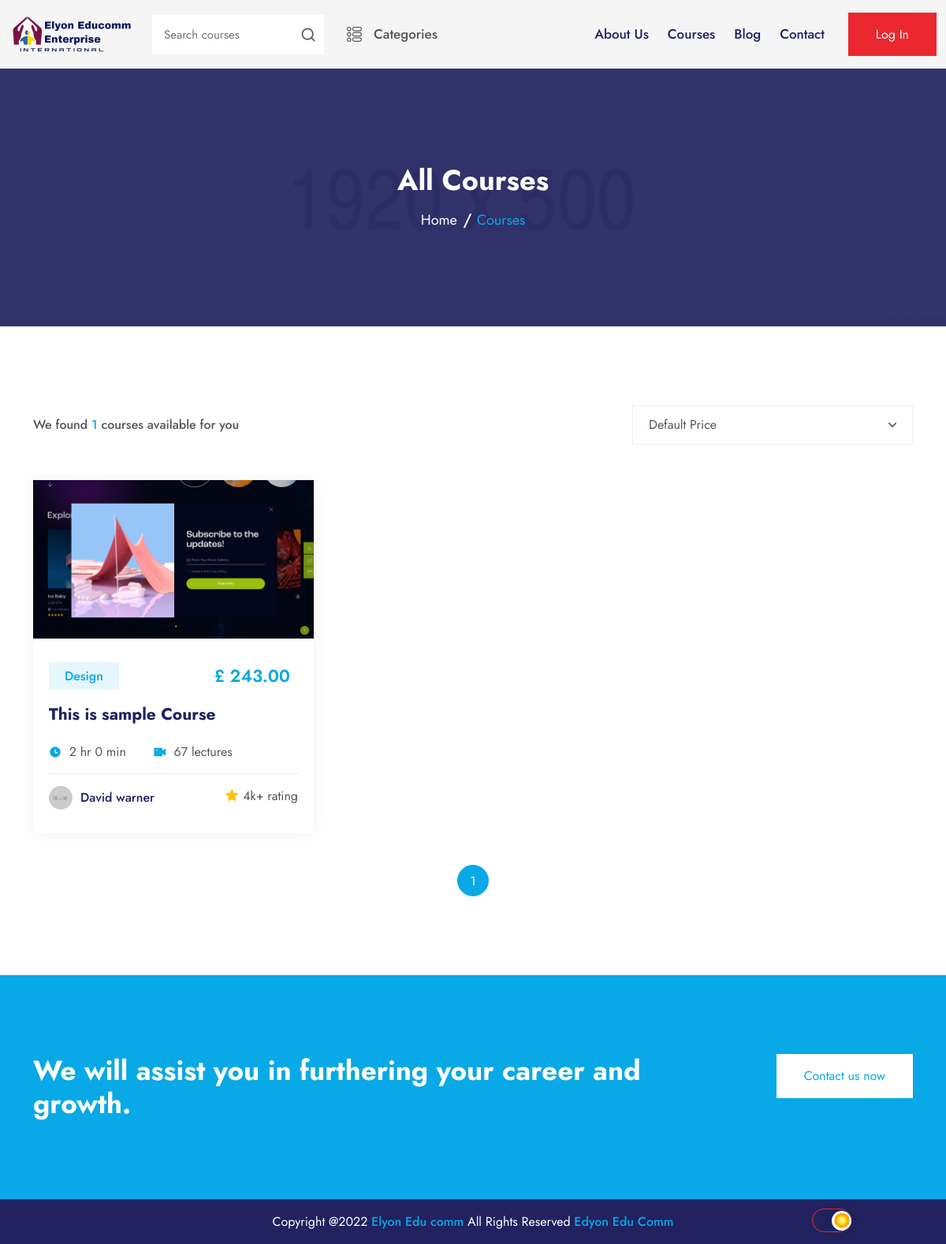
Screenshot of /course/ with the database file from the repository.
### course/models.py (models this page shows, shortened)
class Course(models.Model):
    title = models.CharField(max_length=500)
    category = models.ForeignKey('Category', null=True, blank=True, on_delete=models.SET_NULL)
    description = models.TextField()
    requirement = models.TextField()
    price = models.DecimalField(max_digits=6, decimal_places=2)
    rating = models.DecimalField(max_digits=6, decimal_places=2, null=True, blank=True)
    duration = models.IntegerField(default=0)
    courseImage = models.ImageField(null=False, blank=True)
    created_at = models.DateTimeField(auto_now_add=True)
    updated_at = models.DateTimeField(auto_now=True)
    @property
    def duration_hour(self):
        return int(self.duration / 60)
    @property
    def duration_min(self):
        return self.duration % 60

### course/views.py (the view)
# urls.py: path('', views.all_course, name='all_courses'),
def all_course(request):
    course_list = Course.objects.all()
    paginator = Paginator(course_list, 6)
    page = request.GET.get('page')
    total = course_list.count()
    try:
        courses = paginator.page(page)
    except PageNotAnInteger:
        courses = paginator.page(1)
    except EmptyPage:
        courses = paginator.page(paginator.num_pages)
    template = 'course/all_courses.html'
    context = {
        'courses': courses,
        'total': total
    }
    return render(request, template, context)

### course/templates/course/all_courses.html (shortened to what this page needs)
{% extends 'base.html' %}{% load static %} {% load filter_pagination %}
{% block content %}
        <div class="inner-banner inner-banner-bg10">
            <div class="container">
                <div class="inner-title text-center">
                    <h3>All Courses</h3>
                    <ul>
                        <li>
                            <a href="/">Home</a>
                        </li>
                        <li>Courses</li>
                    </ul>
                </div>
            </div>
        </div>
        <div class="courses-area pt-100 pb-70">
            <div class="container">
                <div class="product-topper mb-45">
                    <div class="row align-items-center">
                        <div class="col-lg-8 col-md-6">
                            <div class="product-title">
                                <h3>We found  <span> {{ total }} </span>courses available for you</h3>
                            </div>
                        </div>
                        <div class="col-lg-4 col-md-6">
                            <div class="product-list">
                                <select class="form-select" aria-label="Default select example" >
                                    <option selected>Default Price</option>
                                </select>
                                <i class="ri-arrow-down-s-line"></i>
                            </div>
                        </div>
                    </div>
                </div>
                <div class="row">
                     {% for course in courses %}
                        <div class="col-lg-4 col-md-6">
                        <div class="courses-item">
                            <a href="{% url 'single_course' course.pk %}">
                                <img src="{{ course.courseImage.url }}" alt="Courses" />
                            </a>
                            <div class="content">
                                <a href="{% url 'single_course' course.pk %}" class="tag-btn">Design</a>
                                <div class="price-text">£ {{ course.price }}</div>
                                <h3><a href="{% url 'single_course' course.pk %}">{{ course.title }}</a></h3>
                                <ul class="course-list">
                                    <li><i class="ri-time-fill"></i> {{ course.duration_hour }} hr {{ course.duration_min }} min</li>
                                    <li><i class="ri-vidicon-fill"></i> 67 lectures</li>
                                </ul>
                                <div class="bottom-content">
                                    <a href="instructors-details.html" class="user-area">
                                        <img src="{% static 'images/courses/courses-instructors1.jpg' %}" alt="Instructors">
                                        <h3>David warner</h3>
                                    </a>
                                    <div class="rating">
                                        <i class="ri-star-fill"></i>4k+ rating
                                    </div>
                                </div>
                            </div>
                        </div>
                    </div>
                    {% endfor %}
                    <div class="col-lg-12 col-md-12 text-center">
                        <div class="pagination-area">
                            {% for i in courses.paginator.page_range %}
                                {% if courses.number == i %}
                                    <span class="page-numbers current" aria-current="page">{{ i }}</span>
                                {% else  %}
                                    <a href="{% relative_url i 'page' request.GET.urlencode %}" class="page-numbers">2</a>
                                {% endif %}
                            {% endfor %}
						</div>
                    </div>
                </div>
            </div>
        </div>
{% endblock %}

### static/css/responsive.css (style rules this page uses)
@media only screen and (min-width: 1200px) and (max-width: 1299px) { .courses-item .content { padding: 30px 20px; } }
@media only screen and (min-width: 1200px) and (max-width: 1299px) { .courses-item .content h3 { font-size: 21px; } }

### static/css/theme-dark.css (style rules this page uses)
:root { --darkColor: #1d1d1d; --bgColor: #252525; --cardColor: #0e0e0e; }

### rows the page displays
Course: courseImage (picture), price "243.00", title "This is sample Course", duration_hour "2", duration_min "0"

### other values shown
{{ total }} "1"
{{ i }} "1"
